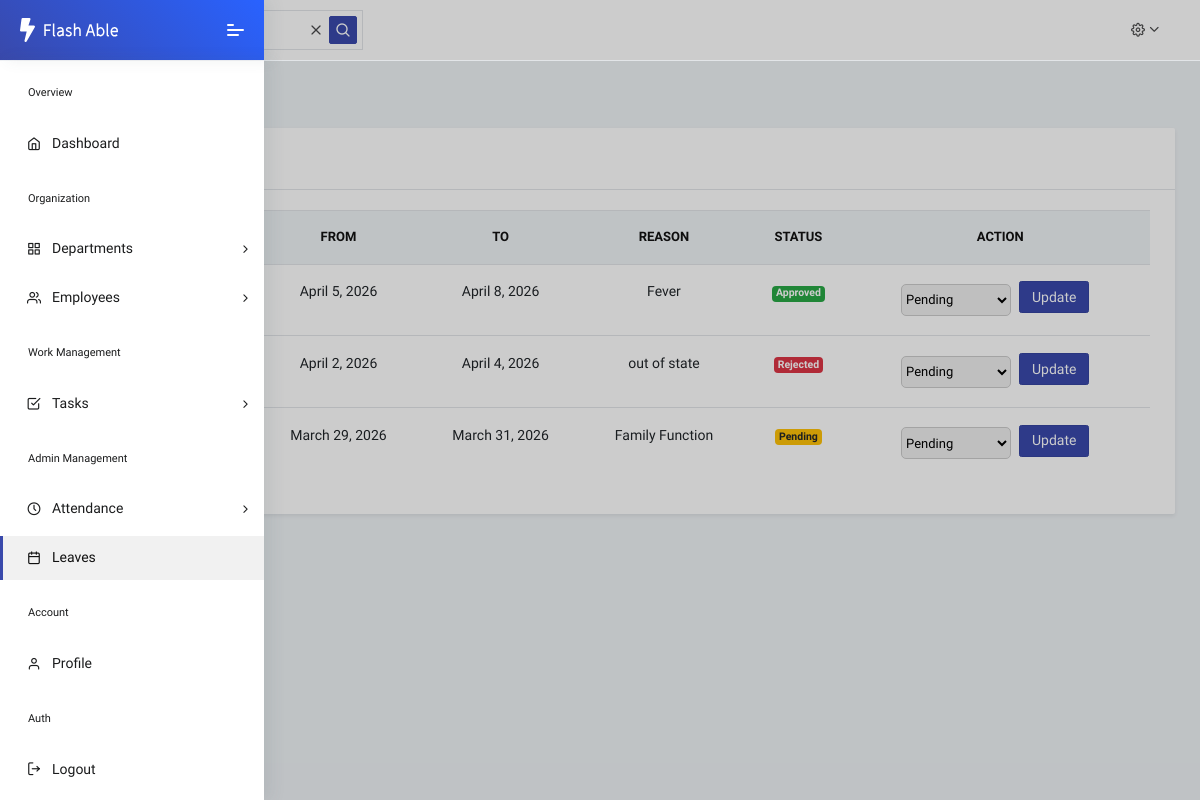
The page /leave_list/ on the database as committed earlier.
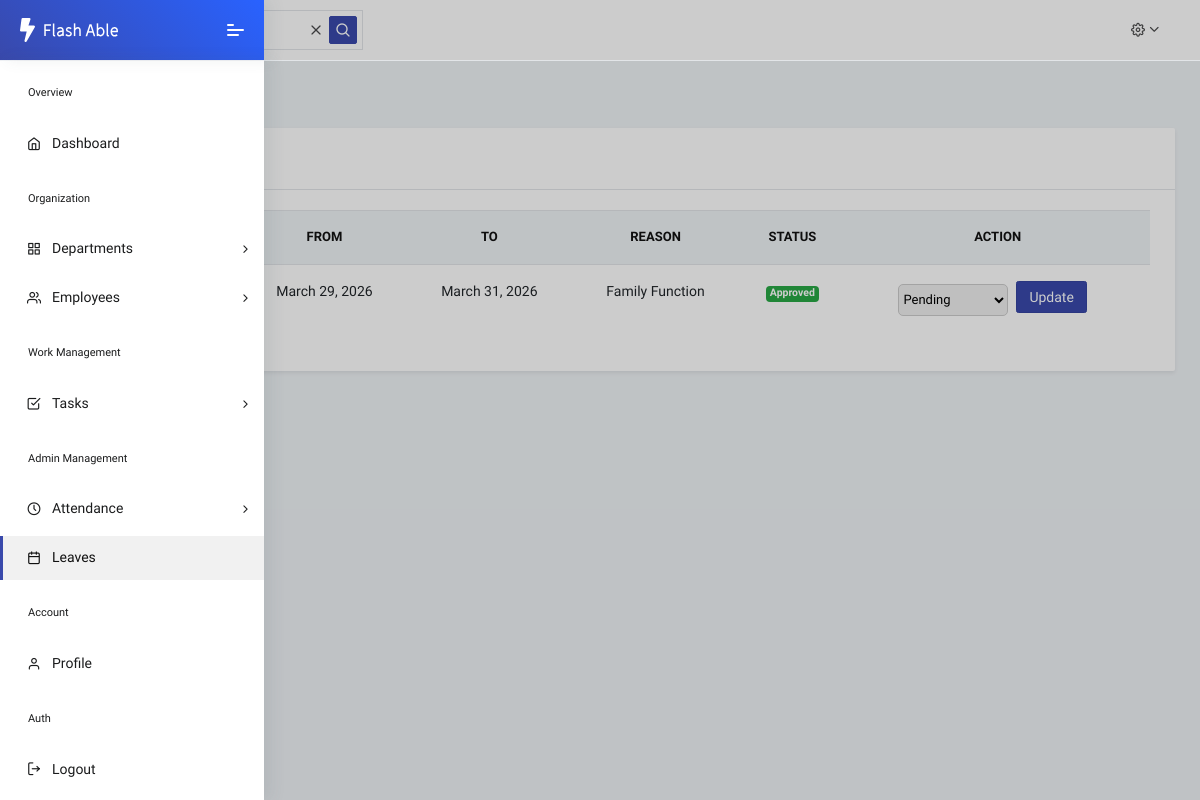
The same page on the database as committed later.
### core/models.py (models this page shows, shortened)
class Leave(models.Model):
    STATUS = [
        ("Pending", "Pending"),
        ("Approved", "Approved"),
        ("Rejected", "Rejected"),
    ]
    employee = models.ForeignKey(User, on_delete=models.CASCADE)
    start_date = models.DateField()
    end_date = models.DateField()
    reason = models.TextField()
    status = models.CharField(
        max_length=20,
        choices=STATUS,
        default="Pending"
    )

### core/views.py (the view)
# urls.py: path('leave_list/', views.leave_list, name='leave-list'),
def leave_list(request):
    leaves = Leave.objects.select_related('employee').order_by('-id')
    context = {
        'leaves' : leaves
    }
    return render(request,'leave/Leave_list.html',context)

### core/templates/leave/Leave_list.html (shortened to what the changed rows need)
{% extends 'dashboard/Admin_Dashboard.html' %}
{% load static %}
{% block mein %}
<div class="pcoded-main-container">
    <div class="pcoded-wrapper">
        <div class="pcoded-content">
            <div class="pcoded-inner-content">
                <div class="main-body">
                    <div class="page-wrapper">
                        <div class="card shadow-sm">
                            <div class="card-body">
                                <div class="table-responsive">
                                    <table class="table table-hover align-middle text-center">
                                        <thead class="table-light">
                                            <tr>
                                                <th>Employee</th>
                                                <th>From</th>
                                                <th>To</th>
                                                <th>Reason</th>
                                                <th>Status</th>
                                                <th>Action</th>
                                            </tr>
                                        </thead>
                                        <tbody>
                                            {% for l in leaves %}
                                            <tr>
                                                <td>{{ l.employee.username }}</td>
                                                <td>{{ l.start_date }}</td>
                                                <td>{{ l.end_date }}</td>
                                                <td>{{ l.reason }}</td>
                                                <td>
                                                    {% if l.status == "Approved" %}
                                                        <span class="badge badge-success">Approved</span>
                                                    {% elif l.status == "Rejected" %}
                                                        <span class="badge badge-danger">Rejected</span>
                                                    {% elif l.status == "Pending" %}
                                                        <span class="badge badge-warning">Pending</span>
                                                    {% endif %}
                                                </td>
                                                <td>
                                                    <form method="post" action="{% url 'update-leave-status' l.id %}"
                                                          style="display:flex; justify-content:center; align-items:center; gap:8px;">
                                                        <select name="status"
                                                                style="width:110px; height:32px; border-radius:5px; border:1px solid #ccc; font-size:13px;">
                                                            <option value="Pending">Pending</option>
                                                        </select>
                                                        <button type="submit" class="btn btn-sm btn-primary" style="height:32px;">
                                                            Update
                                                        </button>
                                                    </form>
                                                </td>
                                            </tr>
                                            {% empty %}
                                            <tr>
                                                <td colspan="6">No leave requests found</td>
                                            </tr>
                                            {% endfor %}
                                        </tbody>
                                    </table>
                                </div>
                            </div>
                        </div>
                    </div>
                </div>
            </div>
        </div>
    </div>
</div>
{% endblock %}

Rows that differ between the two databases and show on the page:
removed Leave: start_date "April 5, 2026", end_date "April 8, 2026", reason "Fever", status "Approved"
removed Leave: start_date "April 2, 2026", end_date "April 4, 2026", reason "out of state", status "Rejected"
changed Leave "Family Function": status "Pending" → "Approved"
